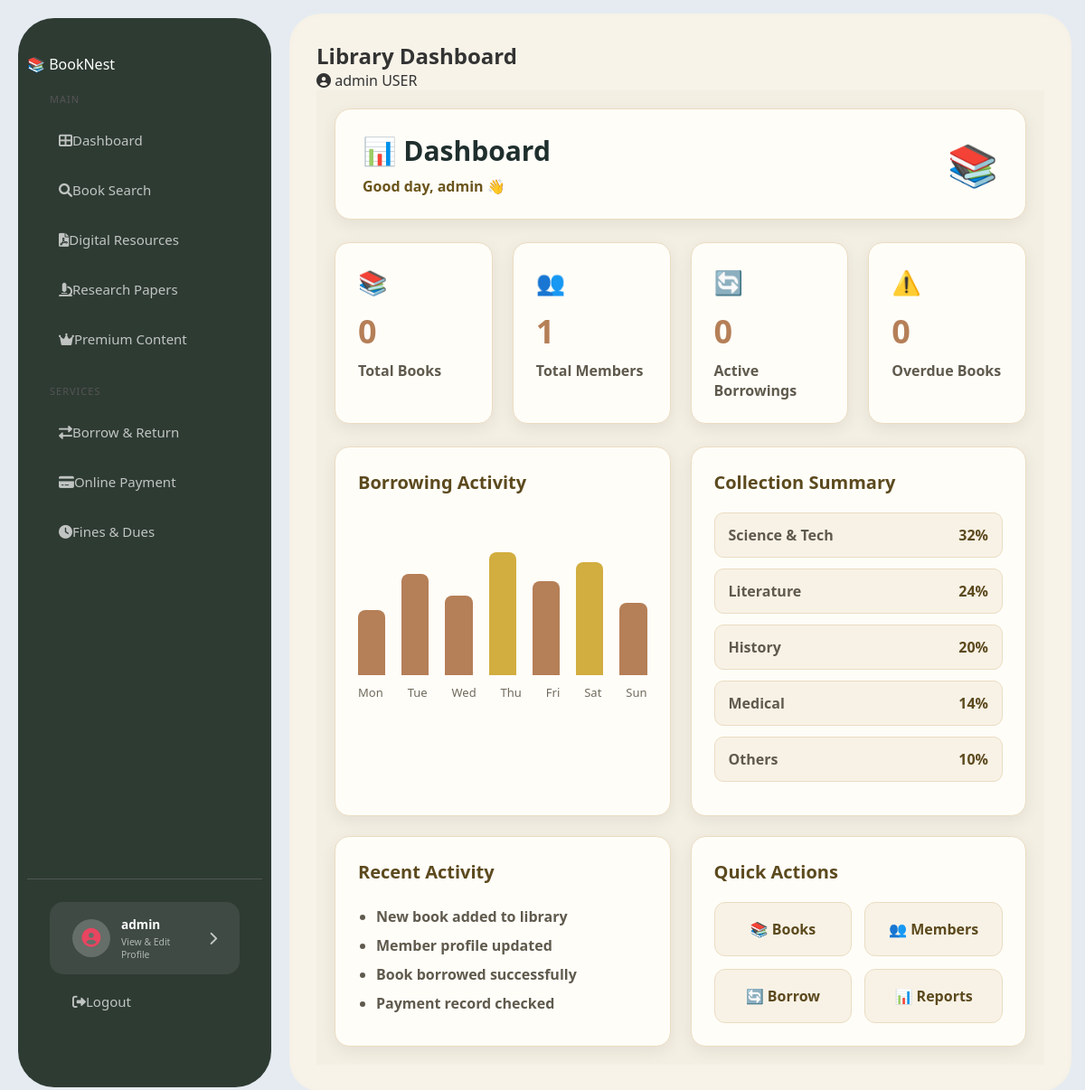
The page / (signed in) on the database its author committed.
### library/models.py (models this page shows, shortened)
class User(AbstractUser):
    ADMIN = 'admin'
    LIBRARIAN = 'librarian'
    REGULAR_USER = 'user'
    ROLE_CHOICES = [
        (ADMIN, 'Administrator'),
        (LIBRARIAN, 'Librarian'),
        (REGULAR_USER, 'Regular User'),
    ]
    role = models.CharField(max_length=20, choices=ROLE_CHOICES, default=REGULAR_USER)
    phone = models.CharField(max_length=15, null=True, blank=True)
    profile_picture = models.ImageField(upload_to='profiles/', null=True, blank=True)
    date_of_birth = models.DateField(null=True, blank=True)
    bio = models.TextField(null=True, blank=True)
    def get_full_name(self):
        if self.first_name and self.last_name:
            return f"{self.first_name} {self.last_name}"
        return self.username

### library/views.py (the view)
# urls.py: path('', views.home, name='home'),
@login_required
def home(request):
    return render(request, 'library/home.html', {
        'total_books': Book.objects.count(),
        'total_members': User.objects.filter(role=User.REGULAR_USER).count(),
        'total_borrows': Borrow.objects.filter(is_returned=False).count(),
    })

### library/templates/library/home.html (shortened to what this page needs)
{% extends 'library/base.html' %}
{% block content %}
<div class="dashboard-page">
    <div class="dashboard-header">
        <div>
            <h2>📊 Dashboard</h2>
            <p>Good day, {{ request.user.first_name|default:request.user.username }} 👋</p>
        </div>
        <div class="header-icon">📚</div>
    </div>
    <div class="dashboard-stats">
        <div class="dash-card">
            <div class="dash-icon">📚</div>
            <h3>{{ total_books }}</h3>
            <p>Total Books</p>
        </div>
        <div class="dash-card">
            <div class="dash-icon">👥</div>
            <h3>{{ total_members }}</h3>
            <p>Total Members</p>
        </div>
        <div class="dash-card">
            <div class="dash-icon">🔄</div>
            <h3>{{ total_borrows }}</h3>
            <p>Active Borrowings</p>
        </div>
        <div class="dash-card">
            <div class="dash-icon">⚠️</div>
            <h3>0</h3>
            <p>Overdue Books</p>
        </div>
    </div>
    <div class="dashboard-grid">
        <div class="dashboard-panel">
            <h3>Borrowing Activity</h3>
            <div class="bar-chart">
                <div class="bar" style="height: 45%;"></div>
                <div class="bar" style="height: 70%;"></div>
                <div class="bar" style="height: 55%;"></div>
                <div class="bar active" style="height: 85%;"></div>
                <div class="bar" style="height: 65%;"></div>
                <div class="bar active" style="height: 78%;"></div>
                <div class="bar" style="height: 50%;"></div>
            </div>
            <div class="chart-days">
                <span>Mon</span>
                <span>Tue</span>
                <span>Wed</span>
                <span>Thu</span>
                <span>Fri</span>
                <span>Sat</span>
                <span>Sun</span>
            </div>
        </div>
        <div class="dashboard-panel">
            <h3>Collection Summary</h3>
            <div class="summary-list">
                <div><span>Science & Tech</span><b>32%</b></div>
                <div><span>Literature</span><b>24%</b></div>
                <div><span>History</span><b>20%</b></div>
                <div><span>Medical</span><b>14%</b></div>
                <div><span>Others</span><b>10%</b></div>
            </div>
        </div>
        <div class="dashboard-panel">
            <h3>Recent Activity</h3>
            <ul class="activity-list">
                <li>New book added to library</li>
                <li>Member profile updated</li>
                <li>Book borrowed successfully</li>
                <li>Payment record checked</li>
            </ul>
        </div>
        <div class="dashboard-panel">
            <h3>Quick Actions</h3>
            <div class="quick-actions">
                <a href="{% url 'book_list' %}">📚 Books</a>
                <a href="{% url 'member_list' %}">👥 Members</a>
                <a href="{% url 'borrow_list' %}">🔄 Borrow</a>
                <a href="{% url 'reports_analytics' %}">📊 Reports</a>
            </div>
        </div>
    </div>
</div>
{% endblock %}

### library/templates/library/base.html (shortened to what this page needs)
{% load static %}
<!DOCTYPE html>
<html lang="en">
<head>
    <link rel="stylesheet" href="https://cdnjs.cloudflare.com/ajax/libs/font-awesome/6.0.0/css/all.min.css">
    <link rel="stylesheet" href="{% static 'library/css/style.css' %}">
</head>
<body>
<div class="layout">
    <aside class="sidebar">
        <div class="logo">📚 <span>Book</span>Nest</div>
        <div class="menu-section">
            <div class="menu-title">Main</div>
            <a href="{% url 'home' %}" class="menu-item"><i class="fas fa-th-large"></i> Dashboard</a>
            <a href="{% url 'book_list' %}" class="menu-item"><i class="fas fa-search"></i> Book Search</a>
            <a href="{% url 'digital_resources' %}" class="menu-item"><i class="fas fa-file-pdf"></i> Digital Resources</a>
            <a href="{% url 'research_papers' %}" class="menu-item"><i class="fas fa-microscope"></i> Research Papers</a>
            <a href="{% url 'premium_content' %}" class="menu-item premium"><i class="fas fa-crown"></i> Premium Content</a>
        </div>
        <div class="menu-section">
            <div class="menu-title">Services</div>
            <a href="{% url 'borrow_list' %}" class="menu-item"><i class="fas fa-exchange-alt"></i> Borrow & Return</a>
            <a href="{% url 'online_payment' %}" class="menu-item"><i class="fas fa-credit-card"></i> Online Payment</a>
            <a href="{% url 'fines_dues' %}" class="menu-item"><i class="fas fa-clock"></i> Fines & Dues</a>
        </div>
        <div class="profile-sidebar-section">
            <a href="{% url 'manage_profile' %}" class="profile-link-card">
                <div class="avatar-icon">
                    <i class="fas fa-user-circle"></i>
                </div>
                <div class="profile-info-text">
                    <div class="profile-name">
                        {% if user.is_authenticated %}
                            {{ user.get_full_name|default:user.username }}
                        {% else %}
                            My Profile
                        {% endif %}
                    </div>
                    <div class="profile-role">
                        View & Edit Profile
                    </div>
                </div>
                <i class="fas fa-chevron-right"></i>
            </a>
            <div class="logout-section">
                <a href="{% url 'logout' %}" class="logout-link">
                    <i class="fas fa-sign-out-alt"></i> <span>Logout</span>
                </a>
            </div>
        </div>
    </aside>
    <main class="main-container">
        <header class="top-nav">
            <h2>Library Dashboard</h2>
            <div class="user-profile">
                <i class="fas fa-user-circle"></i>
                <span>{{ user.username }}</span>
                <span class="role-tag">{{ user.role|upper }}</span>
            </div>
        </header>
        {% block content %}{% endblock %}
    </main>
</div>
</body>
</html>

### library/static/library/css/style.css (style rules this page uses)
* { margin: 0; padding: 0; box-sizing: border-box; }
body { font-family: 'Segoe UI', sans-serif; background: #e5ebf1; color: #333; }
.layout { display: flex; min-height: calc(100vh - 60px); }
.sidebar { width: 280px; background: #2e3b33; padding: 40px 10px; margin: 20px; border-radius: 40px; color: white; display: flex; flex-direction: column; }
.sidebar a { display: flex; align-items: center; color: rgba(255, 255, 255, 0.7); text-decoration: none; padding: 15px 25px; font-size: 15px; border-radius: 15px; margin: 5px 10px; transition: 0.3s; }
.sidebar .menu-title { color: #555; font-size: 11px; text-transform: uppercase; padding: 20px 25px 8px; letter-spacing: 1px; }
.profile-sidebar-section { margin-top: auto; padding: 20px 15px 25px 15px; border-top: 1px solid rgba(255, 255, 255, 0.15); }
.profile-link-card { display: flex; align-items: center; gap: 12px; background: rgba(255, 255, 255, 0.08); border-radius: 30px; padding: 10px 16px 10px 12px; text-decoration: none; transition: all 0.3s ease; }
.avatar-icon { width: 42px; height: 42px; background: rgba(255, 255, 255, 0.2); border-radius: 50%; display: flex; align-items: center; justify-content: center; color: #e94560; font-size: 1.3rem; }
.profile-info-text { flex: 1; }
.profile-name { font-weight: 700; font-size: 0.85rem; color: #ffffff; margin-bottom: 3px; }
.profile-role { font-size: 0.65rem; color: rgba(255, 255, 255, 0.6); }
.logout-link { margin-top: 12px; text-align: center; padding: 8px 5px; }
.main-container { flex: 1; background: #f7f3e8; margin: 15px 15px 15px 0; border-radius: 35px; padding: 30px; box-shadow: inset 0 0 10px rgba(0, 0, 0, 0.02); }
.dashboard-page { background: #f4efe3; min-height: 100vh; padding: 20px; }
.dashboard-header { background: #fffdf8; border-radius: 18px; padding: 25px 30px; margin-bottom: 25px; box-shadow: 0 5px 18px rgba(0, 0, 0, 0.07); border: 1px solid #eadcc1; display: flex; justify-content: space-between; align-items: center; }
.dashboard-header h2 { color: #1f2f2d; font-size: 30px; font-weight: 800; margin: 0; }
.dashboard-header p { color: #6b551c; font-weight: 700; margin: 8px 0 0; }
.header-icon { font-size: 45px; }
.dashboard-stats { display: grid; grid-template-columns: repeat(4, 1fr); gap: 22px; margin-bottom: 25px; }
.dash-card { background: #fffdf8; border-radius: 16px; padding: 25px; box-shadow: 0 5px 18px rgba(0, 0, 0, 0.07); border: 1px solid #eadcc1; }
.dash-icon { font-size: 26px; margin-bottom: 12px; }
.dash-card h3 { color: #b57f57; font-size: 36px; font-weight: 800; margin: 0; }
.dash-card p { color: #5f5a4d; font-weight: 600; margin: 8px 0 0; }
.dashboard-grid { display: grid; grid-template-columns: 1fr 1fr; gap: 22px; }
.dashboard-panel { background: #fffdf8; border-radius: 16px; padding: 25px; box-shadow: 0 5px 18px rgba(0, 0, 0, 0.07); border: 1px solid #eadcc1; }
.dashboard-panel h3 { color: #5c4a1e; font-size: 20px; font-weight: 800; margin-bottom: 20px; }
.bar-chart { height: 180px; display: flex; align-items: flex-end; gap: 18px; padding-top: 20px; }
.bar { flex: 1; background: #b57f57; border-radius: 8px 8px 0 0; }
.bar.active { background: #d2ad3f; }
.chart-days { display: flex; justify-content: space-between; color: #6f6a5c; margin-top: 10px; font-size: 13px; }
.summary-list div { background: #f8f2e6; border: 1px solid #eadcc1; border-radius: 10px; padding: 13px 15px; margin-bottom: 12px; display: flex; justify-content: space-between; }
.summary-list span { color: #5f5a4d; font-weight: 600; }
.summary-list b { color: #5c4a1e; }
.activity-list { padding-left: 20px; color: #5f5a4d; line-height: 2; font-weight: 600; }
.quick-actions { display: grid; grid-template-columns: 1fr 1fr; gap: 14px; }
.quick-actions a { background: #f8f2e6; color: #5c4a1e; text-decoration: none; padding: 18px; border-radius: 12px; text-align: center; font-weight: 800; border: 1px solid #eadcc1; }
:root { --gold: #c9a84c; --gold-light: #f0d080; --gold-bg: #fdf6e3; --card-bg: #ffffff; --text-dark: #1a2e2a; --text-muted: #6b7c76; --border: #e4ddd0; --success: #2d6a4f; --danger: #8b1a1a; }

### rows shown on the page
User: get_full_name "admin", username "admin", role "USER", user.first_name "admin"

### other values the page prints
{{ total_books }} "0"
{{ total_members }} "1"
{{ total_borrows }} "0"
